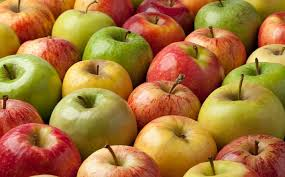
#> input picture 2023/Reconocimiento de imágenes de personas y objetos/Tema 1/2 Transformaciones-20230629/mezcla.png, 285 x 177 px
$ python a2-1histogramaA.py
#> lines starting #> are read from the running program, lines starting #| are printed output that depends on the picture
import cv2
import matplotlib.pyplot as plt
import numpy as np

imagen = cv2.imread("mezcla.png")
#> imagen is the input picture: shape (177, 285, 3); mean B, G, R 57.9, 116.8, 167.1
imagenRGB = cv2.cvtColor(imagen, cv2.COLOR_BGR2RGB) # BGR -> RGB
renglones = imagenRGB.shape[0]
#> renglones = 177
columnas = imagenRGB.shape[1]
#> columnas = 285

x = np.arange(0, 256)
r = np.zeros(256)
g = np.zeros(256)
b = np.zeros(256)
for ren in range(renglones):
    for col in range(columnas):
        pixel = imagenRGB[ren][col] # (r,g,b)
        if pixel[0] < 10 or pixel[1]  < 10 or pixel[2]  < 10:
          continue
        if pixel[0] > 250 or pixel[1]  > 250 or pixel[2]  > 250:
          continue
        r[pixel[0]] += 1
        g[pixel[1]] += 1
        b[pixel[2]] += 1
#> after the loop, b = 256 values, max 553 at index 15, min 0 at index 0, mean 157.5; g = 256 values, max 286 at index 89, min 0 at index 0, mean 157.5; r = 256 values, max 358 at index 205, min 0 at index 0, mean 157.5

#fig = plt.figure(figsize=(6, 6))
plt.plot(x, r, color="red")
plt.plot(x, g, color="green")
plt.plot(x, b, color="blue")
plt.axis('on')
plt.title("Histograma RGB")
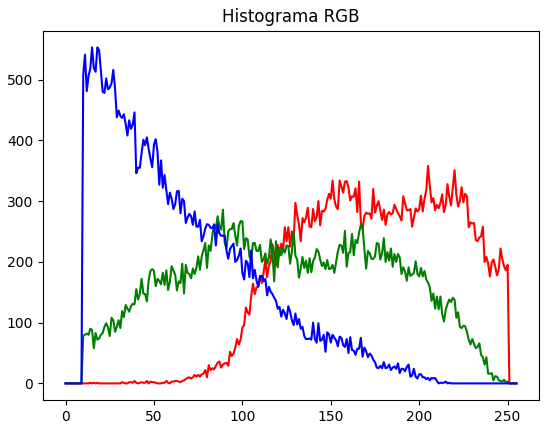
#> figure drawn by matplotlib, 1 panel; curve peaks at x = 205, y = 358; curve peaks at x = 89, y = 286; curve peaks at x = 15, y = 553
